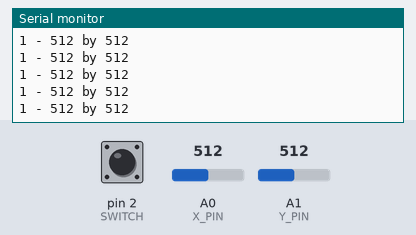
This sketch was run on a simulated Arduino Uno, built with avr-gcc and run on an emulated ATmega328P. Shown: the last lines printed to the serial monitor. The test bench sets the inputs (shaded band); at power-on: A0 (X_PIN) = 512, A1 (Y_PIN) = 512, pin 2 (SWITCH) HIGH.

Above: at 1.2 s.
1.3 s: A0 (X_PIN) set to 716
At 1.31 s:
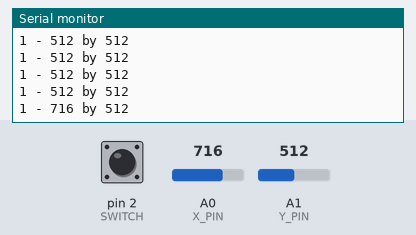
2.8 s: A1 (Y_PIN) set to 716
At 2.82 s:
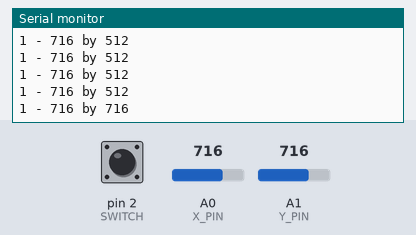
4.3 s: pin 2 (SWITCH) pulled LOW for 0.15 s
At 4.44 s:
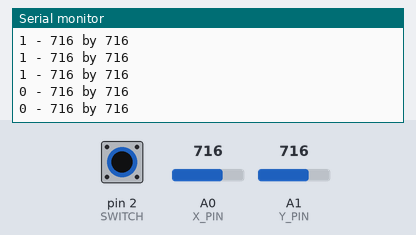
5.9 s: A0 (X_PIN) set to 900
At 5.95 s:
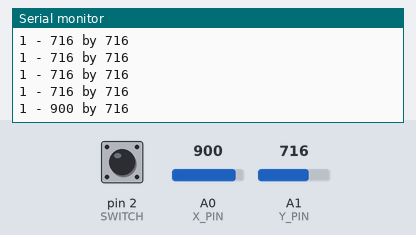
7.4 s: pin 2 (SWITCH) pulled LOW for 1 s
At 7.46 s:
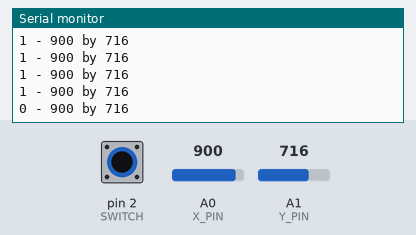
9.9 s: A1 (Y_PIN) set to 900
At 9.97 s:
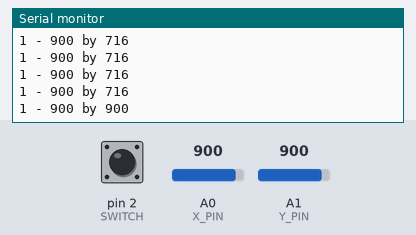
Timing chart, 0 to 12.4 s (numbered marks = the images above; inputs shaded):
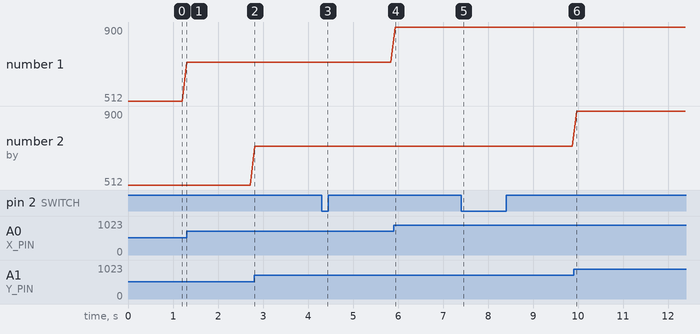

The sketch:

joystick.ino
```cpp
const int SWITCH = 2;
const int X_PIN = 0;
const int Y_PIN = 1;

void setup()
{
pinMode(SWITCH, INPUT);
digitalWrite(SWITCH, HIGH);
Serial.begin(115200); //watch the baud rate in the serial monitor
}

void loop()
{
Serial.print(digitalRead(SWITCH));
Serial.print(" - ");
Serial.print(analogRead(X_PIN));
Serial.print(" by ");
Serial.println(analogRead(Y_PIN));
delay(100);
}
```

Measured:
- after the input at 1.3 s, the serial monitor: prints a new line at once (image 1)
- after the input at 2.8 s, the serial monitor: prints a new line at once (image 2)
- after the input at 4.3 s, the serial monitor: prints a new line at once (image 3)
- after the input at 5.9 s, the serial monitor: prints a new line at once (image 4)
- after the input at 7.4 s, the serial monitor: prints a new line after 0.05 s (image 5)
- after the input at 9.9 s, the serial monitor: prints a new line after 0.07 s (image 6)
- plotted number 1: 512 → 716 after the input at 1.3 s, 716 → 900 after the input at 5.9 s
